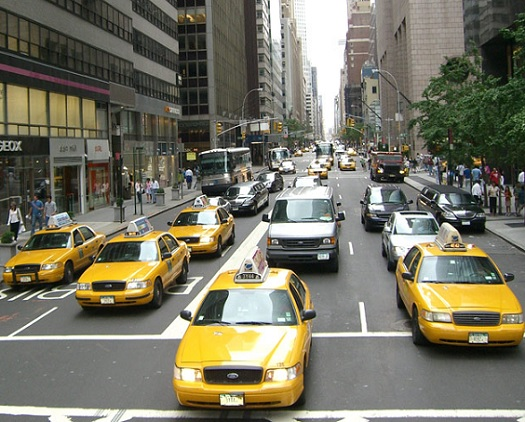
#> input picture reconocimientoColores/taxis-colores.jpg, 525 x 422 px
$ jupyter execute reconocimientoDeColores.ipynb
#> lines starting #> are read from the running program, lines starting #| are printed output that depends on the picture; after the words box and inside, x2 and y2 are one past the last pixel; in counts of white or black regions, pixels touching at a corner belong together
# Reconocimiento de colores con numpy y openCV

####

[cell 1]
# -*- coding: latin-1 -*-
"""
EJEMPLO 4 - Detectar múltiples colores

Este código detecta los colores rojo, azul y amarillo en una imagen estática.

Escrito por Glare y Transductor
www.robologs.net
"""
import cv2
import numpy as np

#Cargamos la imagen:
img = cv2.imread("taxis-colores.jpg")
#> img is the input picture: shape (422, 525, 3); mean B, G, R 100.2, 117, 119.5

#Convertimos la imagen a hsv:
hsv = cv2.cvtColor(img, cv2.COLOR_BGR2HSV)
#> hsv: shape (422, 525, 3); mean H, S, V 45.9, 52.2, 123

#Establecemos el rango mínimo y máximo de HSV:
# azul_bajos = np.array([100, 50, 50])
# azul_altos = np.array([130, 255, 255])
amarillo_bajos = np.array([20, 50, 50])
amarillo_altos = np.array([40, 255, 255])
# rojo_bajos = np.array([0, 50, 50])
# rojo_altos = np.array([20, 255, 255])


#Detectamos los píxeles que estén dentro del rango que hemos establecido:
# mask_azul = cv2.inRange(hsv, azul_bajos, azul_altos)
mask_amarillo = cv2.inRange(hsv, amarillo_bajos, amarillo_altos)
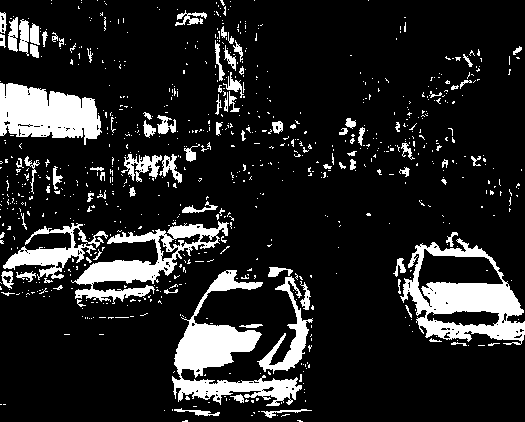
#> mask_amarillo: shape (422, 525); 14.3% white; 817 white regions (728 under 20 px), largest, box (x1, y1, x2, y2) and area: (400, 238, 525, 345) 5636, (172, 270, 302, 406) 5589, (0, 83, 102, 145) 4352
# mask_rojo = cv2.inRange(hsv, rojo_bajos, rojo_altos)

#Detectamos los píxeles que estén dentro del rango que hemos establecido:
mask = cv2.inRange(hsv, amarillo_bajos, amarillo_altos)

#Unimos estas dos mascaras:
# mask_union = cv2.bitwise_or(mask_azul, mask_amarillo)


#Eliminamos el ruido de esta nueva máscara:
kernel = np.ones((6,6),np.uint8)

#Eliminamos el ruido con un CLOSE seguido de un OPEN:
mask = cv2.morphologyEx(mask, cv2.MORPH_CLOSE, kernel)
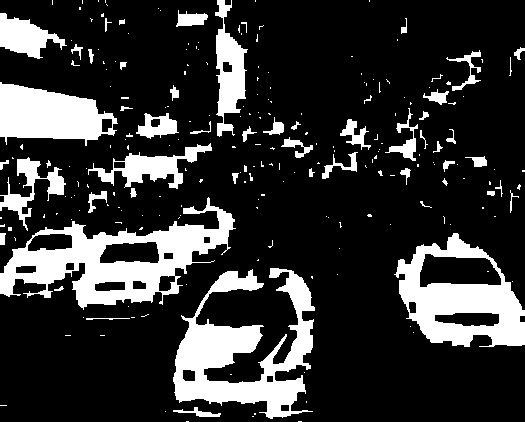
#> mask: shape (422, 525); 19.9% white; 234 white regions (180 under 20 px), largest, box (x1, y1, x2, y2) and area: (0, 197, 236, 310) 9810, (173, 268, 315, 419) 9419, (394, 233, 525, 347) 7282
mask = cv2.morphologyEx(mask, cv2.MORPH_OPEN, kernel)
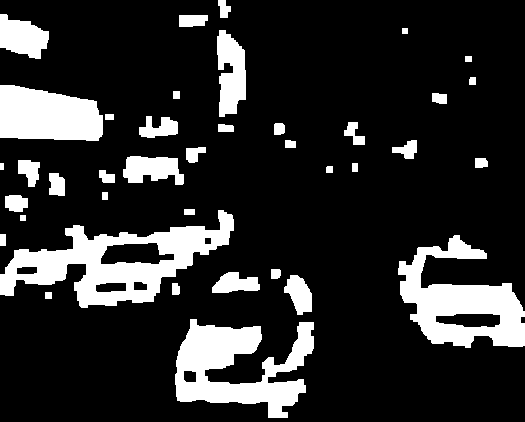
#> mask: shape (422, 525); 17.3% white; 39 white regions, largest, box (x1, y1, x2, y2) and area: (0, 210, 234, 308) 8924, (175, 319, 314, 418) 7229, (398, 235, 525, 348) 7022

# mask_union = cv2.morphologyEx(mask_union, cv2.MORPH_CLOSE, kernel)
# mask_union = cv2.morphologyEx(mask_union, cv2.MORPH_OPEN, kernel)

#Mostramos la imagen original y la máscara:
cv2.imshow("Original", img)
cv2.imshow("Taxis", mask)
# cv2.imshow("Amarillo+Azul", mask_union)


print("\nPulsa cualquier tecla para cerrar las ventanas\n")
cv2.waitKey(0)
cv2.destroyAllWindows()

$ run again, with reconocimientoColores/bolas_colores.jpg copied over reconocimientoColores/taxis-colores.jpg
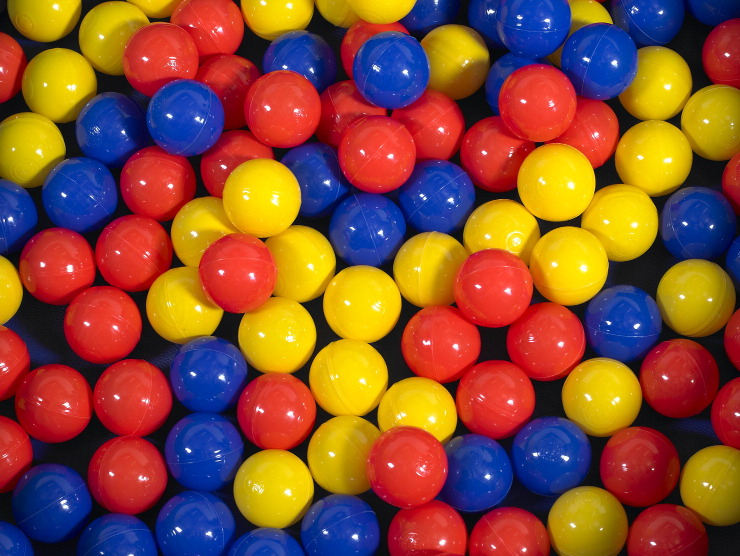
#> input picture reconocimientoColores/bolas_colores.jpg, 740 x 556 px
#> img is the input picture: shape (556, 740, 3); mean B, G, R 51.7, 77.6, 135.8
#> hsv: shape (556, 740, 3); mean H, S, V 67.8, 210.5, 164.3
#> `mask_amarillo = cv2.inRange(hsv, amarillo_bajos, amarillo_altos)`:
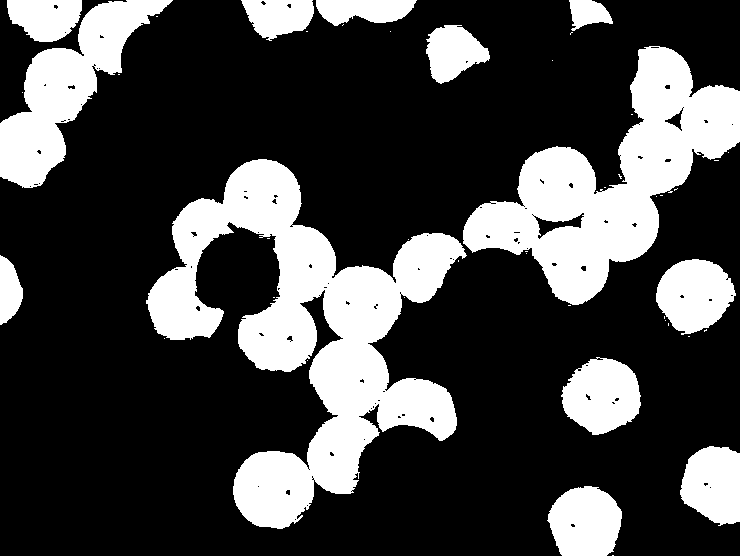
#> mask_amarillo: shape (556, 740); 27% white; 45 white regions (32 under 20 px), largest, box (x1, y1, x2, y2) and area: (146, 159, 467, 529) 44008, (463, 46, 740, 305) 27827, (0, 0, 173, 188) 11731
#> `mask = cv2.morphologyEx(mask, cv2.MORPH_OPEN, kernel)`:
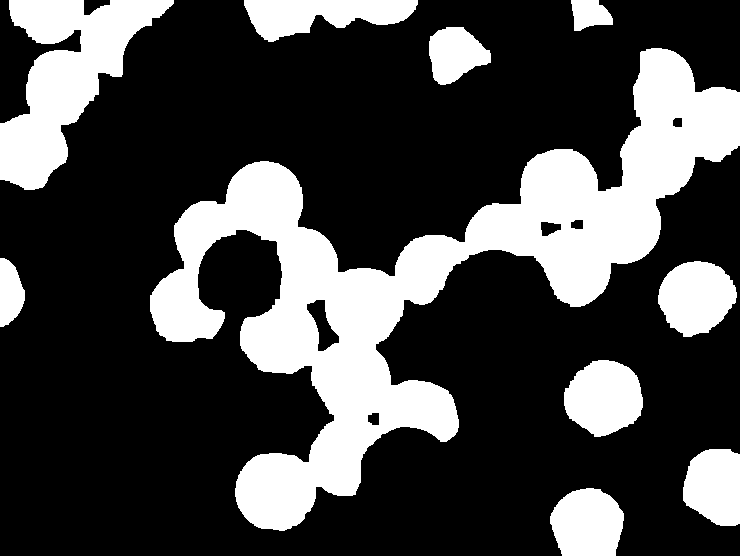
#> mask: shape (556, 740); 27.7% white; 10 white regions, largest, box (x1, y1, x2, y2) and area: (150, 48, 740, 531) 73445, (0, 0, 174, 190) 14854, (564, 360, 643, 437) 4552
